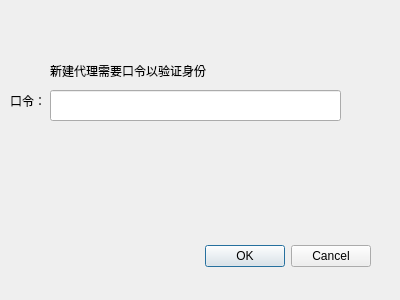
<?xml version="1.0" encoding="UTF-8"?>
<ui version="4.0">
 <class>ProxyCancleVerify</class>
 <widget class="QDialog" name="ProxyCancleVerify">
  <property name="geometry">
   <rect>
    <x>0</x>
    <y>0</y>
    <width>400</width>
    <height>300</height>
   </rect>
  </property>
  <property name="windowTitle">
   <string>Dialog</string>
  </property>
  <widget class="QDialogButtonBox" name="buttonBox">
   <property name="geometry">
    <rect>
     <x>30</x>
     <y>240</y>
     <width>341</width>
     <height>32</height>
    </rect>
   </property>
   <property name="orientation">
    <enum>Qt::Horizontal</enum>
   </property>
   <property name="standardButtons">
    <set>QDialogButtonBox::Cancel|QDialogButtonBox::Ok</set>
   </property>
  </widget>
  <widget class="QLabel" name="label">
   <property name="geometry">
    <rect>
     <x>50</x>
     <y>60</y>
     <width>301</width>
     <height>21</height>
    </rect>
   </property>
   <property name="text">
    <string>新建代理需要口令以验证身份</string>
   </property>
  </widget>
  <widget class="QLabel" name="label_2">
   <property name="geometry">
    <rect>
     <x>10</x>
     <y>90</y>
     <width>41</width>
     <height>21</height>
    </rect>
   </property>
   <property name="text">
    <string>口令：</string>
   </property>
  </widget>
  <widget class="QLineEdit" name="SignVerifyInput">
   <property name="geometry">
    <rect>
     <x>50</x>
     <y>90</y>
     <width>291</width>
     <height>31</height>
    </rect>
   </property>
  </widget>
 </widget>
 <resources/>
 <connections>
  <connection>
   <sender>buttonBox</sender>
   <signal>accepted()</signal>
   <receiver>ProxyCancleVerify</receiver>
   <slot>accept()</slot>
   <hints>
    <hint type="sourcelabel">
     <x>248</x>
     <y>254</y>
    </hint>
    <hint type="destinationlabel">
     <x>157</x>
     <y>274</y>
    </hint>
   </hints>
  </connection>
  <connection>
   <sender>buttonBox</sender>
   <signal>rejected()</signal>
   <receiver>ProxyCancleVerify</receiver>
   <slot>reject()</slot>
   <hints>
    <hint type="sourcelabel">
     <x>316</x>
     <y>260</y>
    </hint>
    <hint type="destinationlabel">
     <x>286</x>
     <y>274</y>
    </hint>
   </hints>
  </connection>
 </connections>
</ui>
